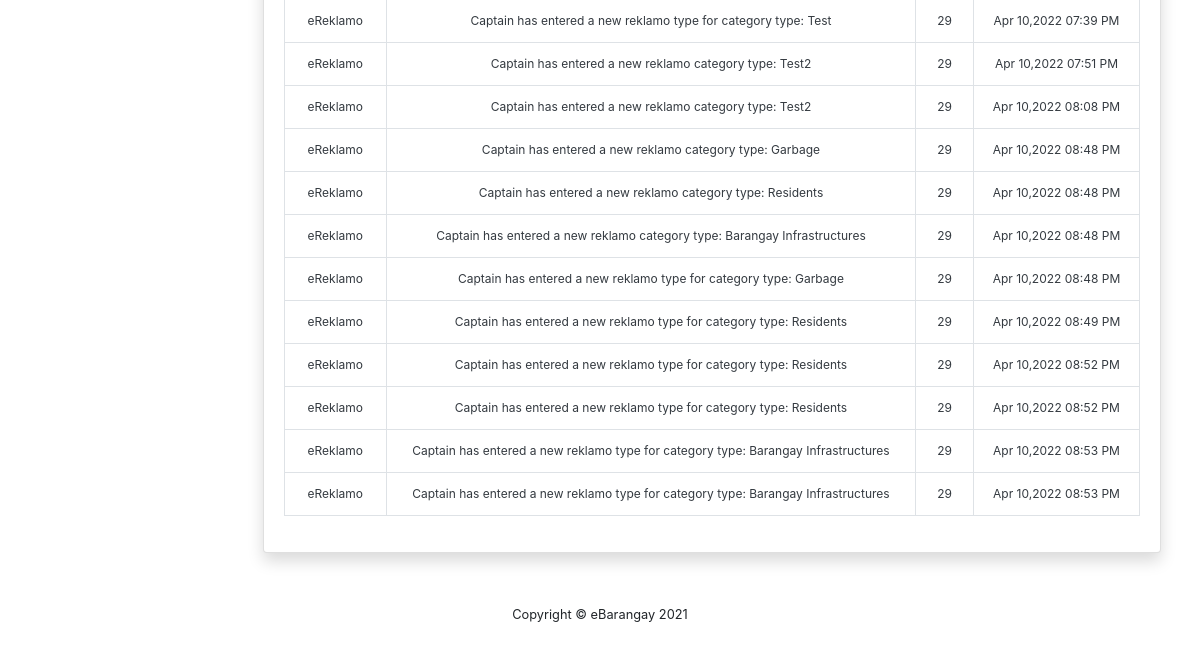
Page /report.php (signed in, lower part) on the earlier database version.
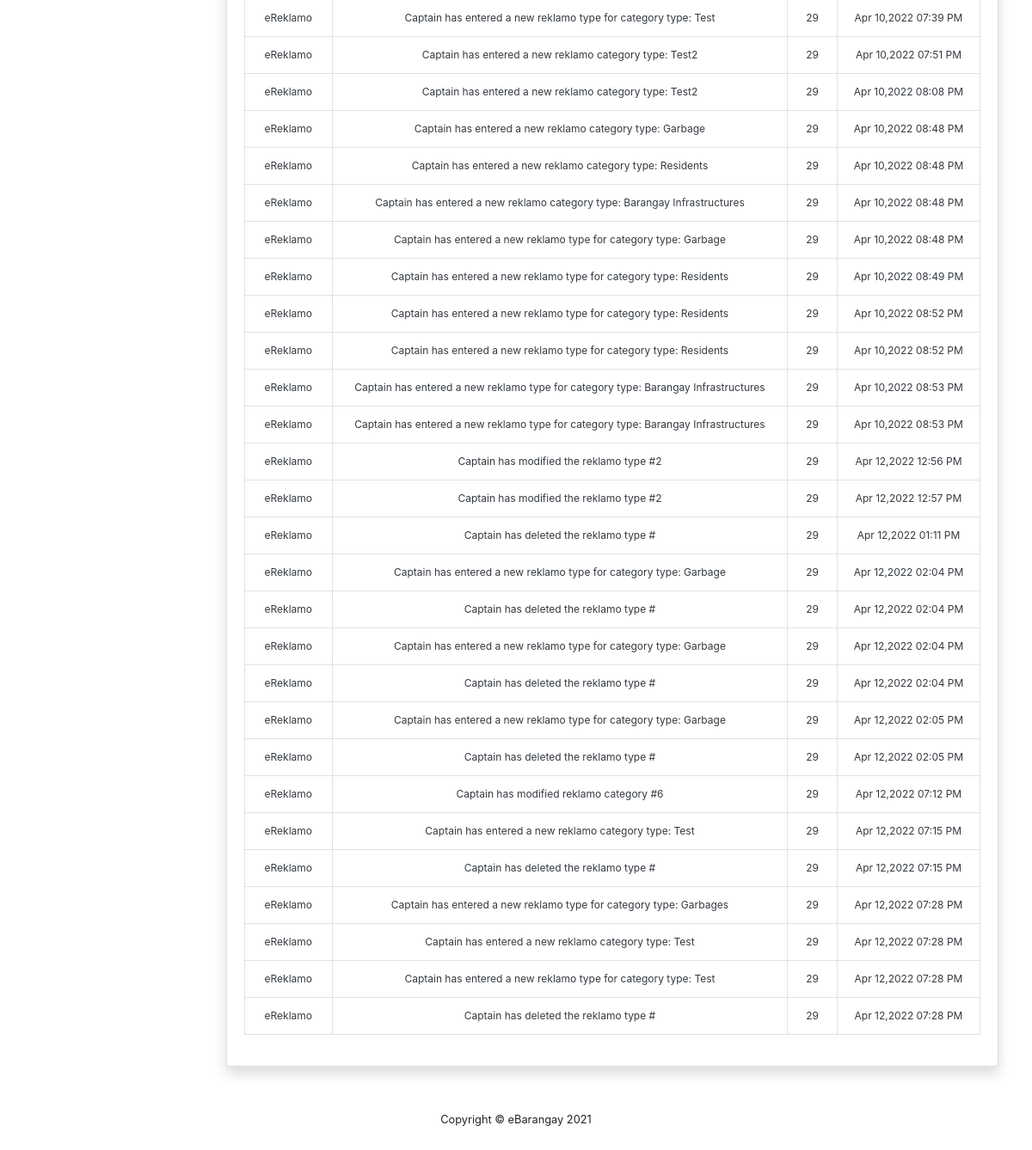
Same page on the later database version.
### tables this page shows
CREATE TABLE `report` (
  `reportID` int NOT NULL,
  `ReportType` varchar(50) NOT NULL,
  `reportMessage` varchar(200) DEFAULT NULL,
  `UsersID` int NOT NULL,
  `created_on` datetime DEFAULT CURRENT_TIMESTAMP,
  `updated_on` datetime DEFAULT CURRENT_TIMESTAMP,
  `userBarangay` varchar(50) DEFAULT NULL,
  `userPurok` varchar(50) DEFAULT NULL
);

### report.php (the view, shortened to what this page needs)
<?php include_once 'header.php' ?>
<div class="col d-flex flex-column">
<div class="container-fluid">
<div class="card shadow mb-4 m-4">
    <div class="card-body" style="font-size: 75%">
        <div class="table-responsive">
            <table class="table table-bordered text-center text-dark display"
                width="100%" cellspacing="0" cellpadding="0">
                <tbody>
                    <?php
                        $accounts = $conn->query("SELECT * FROM report WHERE userBarangay = '{$_SESSION['userBarangay']}' AND userPurok = '{$_SESSION['userPurok']}'");
                        while($row=$accounts->fetch_assoc()):
                    ?>
                    <tr>
                        <td><?php echo $row["ReportType"] ?></td>
                        <td><?php echo $row["reportMessage"] ?></td>
                        <td><?php echo $row["UsersID"] ?></td>
                        <td><?php echo date("M d,Y h:i A",strtotime($row['created_on'])) ?></td>
                    </tr>
                    <?php endwhile; ?>
                </tbody>
            </table>
        </div>
    </div>
</div>
</div>
</div>
<?php include_once 'footer.php' ?>

### header.php (shortened to what this page needs)
<!DOCTYPE html>
<html lang="en">
<head>
    <link href="vendor/fontawesome-free/css/all.min.css" rel="stylesheet" type="text/css">
    <link href="css/sb-admin-2.min.css" rel="stylesheet">
    <link href="css/sb-admin-2.css" rel="stylesheet">
    <link href="css/cb2.css" rel="stylesheet">
    <link rel="stylesheet" href="https://cdn.jsdelivr.net/npm/bootstrap@4.3.1/dist/css/bootstrap.min.css">
</head>
<body id="page-top">
<div class="content-wrapper" >
<div class="row">
    <?php if(isset($_SESSION["UsersID"]) && !empty($_SESSION["UsersID"])) : ?>
    <div id="sidebar-area">
        <?php endif; ?>
    </div>

### footer.php (shortened to what this page needs)
  </div>
  </div>
  <footer class="sticky-footer">
      <div class="container my-auto">
          <div class="copyright text-center my-auto">
              <span>Copyright &copy; eBarangay 2021</span>
          </div>
      </div>
  </footer>
</body>
</html>

Differences in the rows shown:
added report: ReportType "eReklamo", reportMessage "Captain has modified the reklamo type #2", UsersID "29", created_on "Apr 12,2022 12:56 PM"
added report: ReportType "eReklamo", reportMessage "Captain has modified the reklamo type #2", UsersID "29", created_on "Apr 12,2022 12:57 PM"
added report: ReportType "eReklamo", reportMessage "Captain has deleted the reklamo type #", UsersID "29", created_on "Apr 12,2022 01:11 PM"
added report: ReportType "eReklamo", reportMessage "Captain has entered a new reklamo type for category type: Garbage", UsersID "29", created_on "Apr 12,2022 02:04 PM"
added report: ReportType "eReklamo", reportMessage "Captain has deleted the reklamo type #", UsersID "29", created_on "Apr 12,2022 02:04 PM"
added report: ReportType "eReklamo", reportMessage "Captain has entered a new reklamo type for category type: Garbage", UsersID "29", created_on "Apr 12,2022 02:04 PM"
added report: ReportType "eReklamo", reportMessage "Captain has deleted the reklamo type #", UsersID "29", created_on "Apr 12,2022 02:04 PM"
added report: ReportType "eReklamo", reportMessage "Captain has entered a new reklamo type for category type: Garbage", UsersID "29", created_on "Apr 12,2022 02:05 PM"
added report: ReportType "eReklamo", reportMessage "Captain has deleted the reklamo type #", UsersID "29", created_on "Apr 12,2022 02:05 PM"
added report: ReportType "eReklamo", reportMessage "Captain has modified reklamo category #6", UsersID "29", created_on "Apr 12,2022 07:12 PM"
added report: ReportType "eReklamo", reportMessage "Captain has entered a new reklamo category type: Test", UsersID "29", created_on "Apr 12,2022 07:15 PM"
added report: ReportType "eReklamo", reportMessage "Captain has deleted the reklamo type #", UsersID "29", created_on "Apr 12,2022 07:15 PM"
added report: ReportType "eReklamo", reportMessage "Captain has entered a new reklamo type for category type: Garbages", UsersID "29", created_on "Apr 12,2022 07:28 PM"
added report: ReportType "eReklamo", reportMessage "Captain has entered a new reklamo category type: Test", UsersID "29", created_on "Apr 12,2022 07:28 PM"
added report: ReportType "eReklamo", reportMessage "Captain has entered a new reklamo type for category type: Test", UsersID "29", created_on "Apr 12,2022 07:28 PM"
added report: ReportType "eReklamo", reportMessage "Captain has deleted the reklamo type #", UsersID "29", created_on "Apr 12,2022 07:28 PM"
